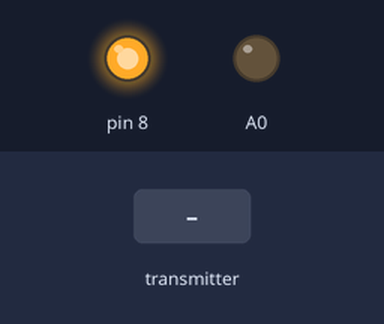
Recording of a sketch running on a simulated Arduino Uno, built with avr-gcc and run on an emulated ATmega328P. On the bench: output pins drawn as LEDs (lit = HIGH). Inputs (shaded band) come from the test bench. No radio packets arrive unless stated; what the sketch prints to the serial monitor is not drawn.

Above: at 1.2 s.
1.3 s: the transmitter starts sending currentFireState = 0
Timing chart, 0 to 4.3 s (numbered marks = the images above; inputs shaded):
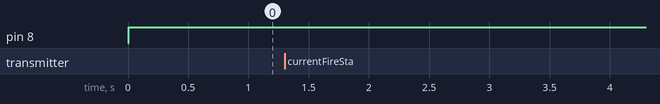

The sketch:

receive_gpt.ino
```cpp
#include <SPI.h>
#include <nRF24L01.h>
#include <RF24.h>

#define CEPIN 9
#define CSNPIN 10
#define ADDRESS 0xF0F0F0E1LL

RF24 radio(CEPIN, CSNPIN);

void setup() {
  Serial.begin(9600);
  radio.begin();
  radio.openReadingPipe(0, ADDRESS);
  radio.setPALevel(RF24_PA_MAX);
  radio.startListening();
  pinMode(A0, OUTPUT);
  pinMode(8, OUTPUT);
}

void loop() {
  static unsigned long lastBlinkTime = 0;
  static bool fireDetected = false;

  if (radio.available()) {
    bool currentFireState;
    radio.read(&currentFireState, sizeof(currentFireState));
    Serial.println(currentFireState);

    // 불이 감지되면 상태를 업데이트하고 깜빡거릴 시간을 초기화
    if (currentFireState) {
      fireDetected = true;
      lastBlinkTime = millis();
    }
  }

  //최근 10초 동안 한 번이라도 True 신호가 감지되면 실행되는 코드임.
  if (fireDetected && (millis() - lastBlinkTime <= 10000)) {

    if ((millis() - lastBlinkTime) % 600 < 500) {
      digitalWrite(8, HIGH);
    } else {
      digitalWrite(8, LOW);
    }
  } else {

    digitalWrite(8, HIGH);
    fireDetected = false;
  }

  delay(100);
}
```

Measured:
- after the input at 1.3 s, every drawn part: stays the same
